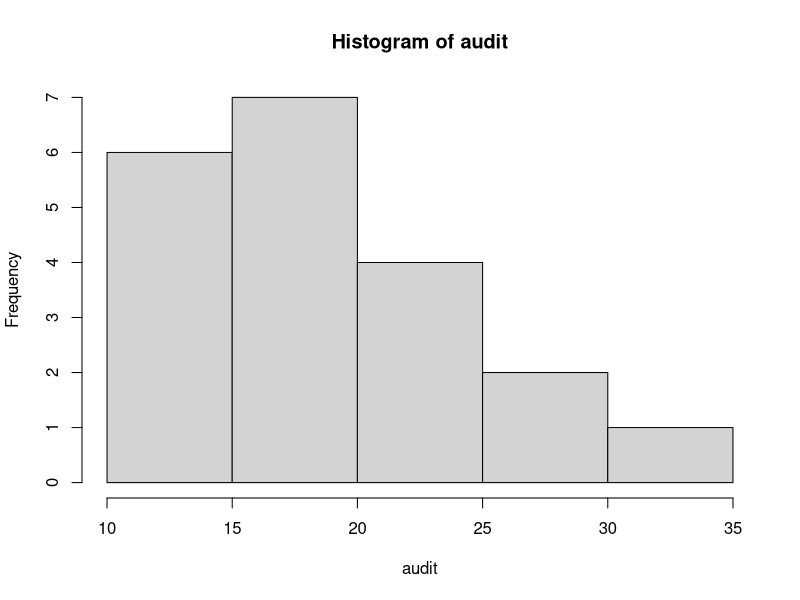
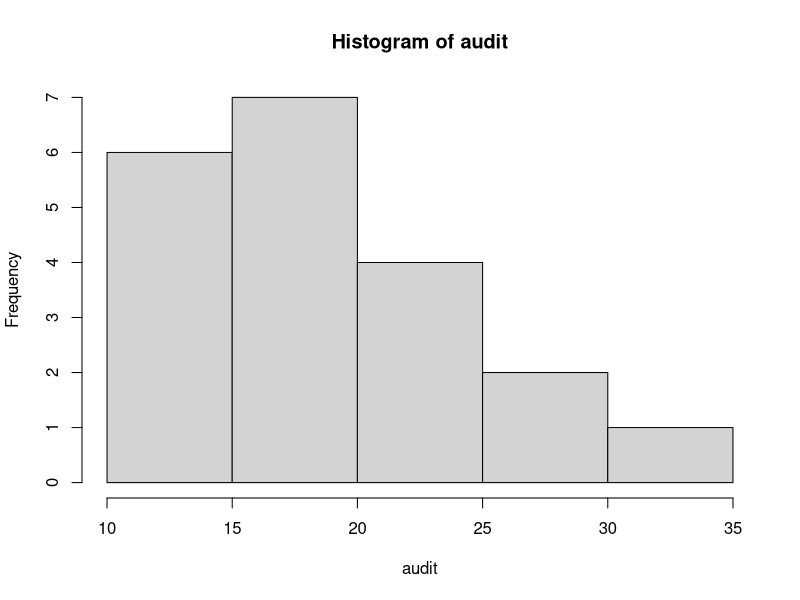

Write R code to recreate these figures, in order. (Note: this script raises an error after producing the figures.)
################
#Business Statistics
################

setwd("/Users/francisco/Desktop/Lectures/Business Statistics/data")

hours = read.csv("S3hours.csv")$hours
softdrinks = read.csv("S3softdrinks.csv")$softdrinks
audit = read.csv("S3audit.csv")$audit
canswers = read.csv("S3canswers.csv")$canswers
salary = read.csv("S3salary.csv")$salary
marketing = read.csv("S3marketing.csv"); 
restaurant = read.csv("S3restaurant.csv");

# hours
mean(hours) # mean
median(hours) # median

table(hours); table(hours)[which.max(table(hours))] # mode 
x = rnorm(3); print(x); which.max(x) # what is which.max?

# softdrinks
table(softdrinks)/sum(table(softdrinks))

# audit
haudit=hist(audit)
haudit
haudit=hist(audit,breaks=c(10,15,20,25,30,35))

#canswers
var(canswers) # variance
sqrt(var(canswers)) #standard deviation

#marketing
cov(marketing$commercials,marketing$sales) # covariance
cor(marketing$commercials,marketing$sales) #correlation


